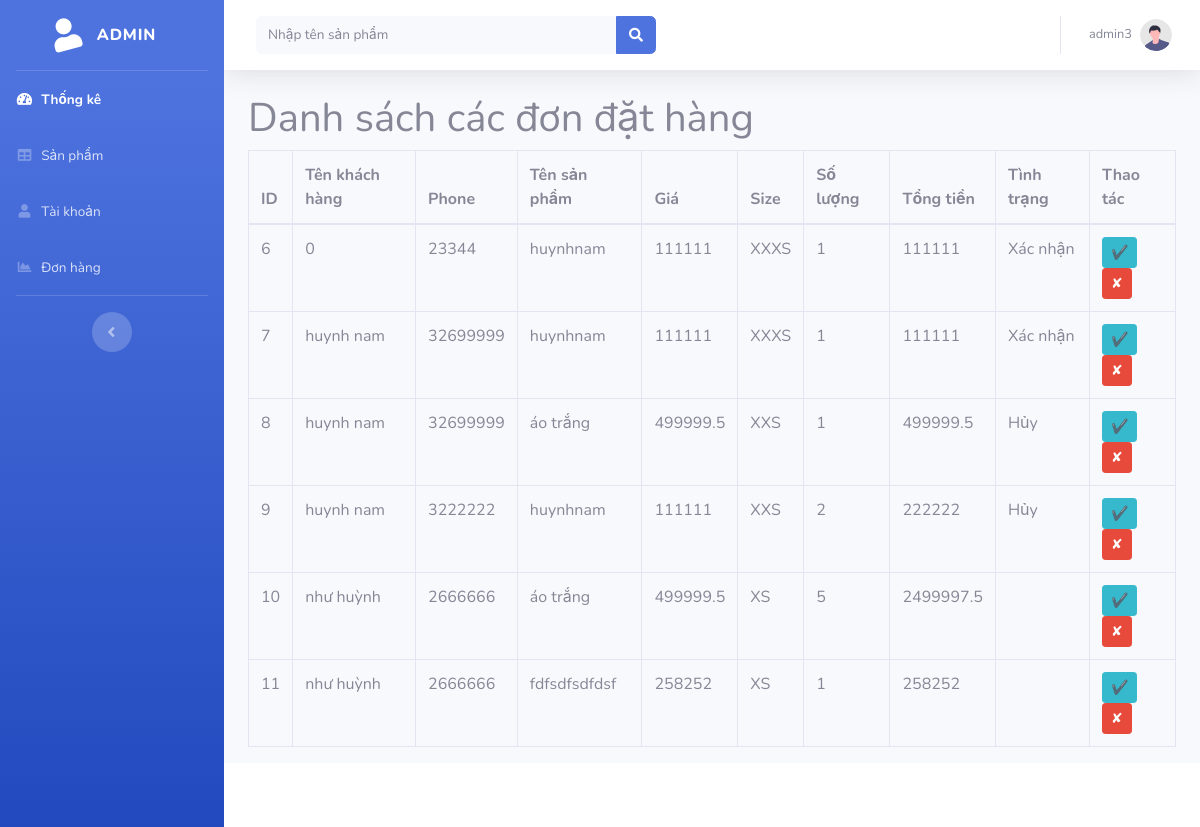
The app's page /order/index (signed in), older data.
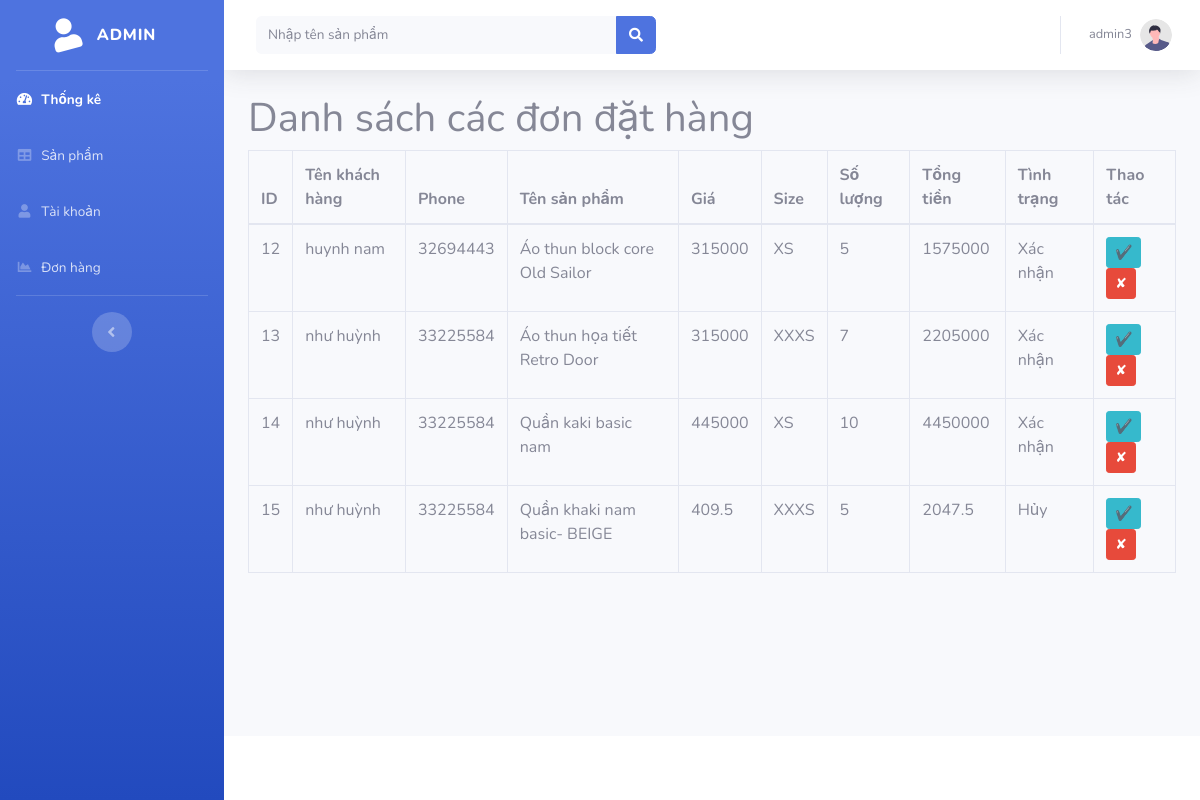
The same page, newer data.
### tables this page shows
CREATE TABLE `orders` (
  `id` int(11) NOT NULL,
  `name` varchar(150) NOT NULL,
  `phone` int(11) NOT NULL,
  `email` varchar(150) NOT NULL,
  `address` varchar(300) NOT NULL,
  `note` varchar(300) NOT NULL,
  `payment` varchar(150) NOT NULL,
  `productID` int(11) NOT NULL,
  `price` double NOT NULL,
  `size` varchar(11) NOT NULL,
  `total` double NOT NULL,
  `quantity` int(11) NOT NULL,
  `action` varchar(150) NOT NULL
);

CREATE TABLE `products` (
  `id` int(11) NOT NULL,
  `name` varchar(150) NOT NULL,
  `description` varchar(500) NOT NULL,
  `price` double NOT NULL,
  `image` varchar(300) DEFAULT NULL,
  `category` varchar(300) NOT NULL,
  `discount` int(11) DEFAULT NULL
);

### index.php (called while the page is built, shortened)
<?php
require_once 'config/database.php';
require_once 'app/models/OrderModel.php';
$url = $_GET['url'] ?? '';
$url = rtrim($url, '/');
$url = filter_var($url, FILTER_SANITIZE_URL);
$url = explode('/', $url);
$action = isset($url[1]) && $url[1] != '' ? $url[1] : 'index';
$controller = new $controllerName();
call_user_func_array([$controller, $action], array_slice($url, 2));

### config/database.php (called while the page is built, shortened)
<?php
class Database {
    private $host = "localhost";
    private $db_name = "shop_clothing";
    private $username = "root";
    private $password = "";
    public function getConnection() {
        $this->conn = null;
        try {
            $this->conn = new PDO("mysql:host=" . $this->host . ";dbname=" . $this->db_name, $this->username, $this->password);
            $this->conn->exec("set names utf8");
        } catch(PDOException $exception) {
            echo "Connection error: " . $exception->getMessage();
        }
        return $this->conn;
    }
}

### app/models/OrderModel.php (called while the page is built, shortened)
<?php
class OrderModel {
    private $conn;
    private $table_name = "orders";
    public function __construct($db) {
        $this->conn = $db;
    }
    public function readAll() {
        $query = "SELECT o.*, p.name AS productName FROM $this->table_name o LEFT JOIN products p ON o.productID = p.id";
        $stmt = $this->conn->prepare($query);
        $stmt->execute();
        return $stmt;
    }
}

### app/views/order/index.php (the view)
<?php include_once 'app/views/share/header.php'; ?>
<div class="row">
    <div class="col-sm-12">
        <h1>Danh sách các đơn đặt hàng</h1>
        <table class="table table-bordered" id="orderTable">
            <thead>
                <tr>
                    <th>ID</th>
                    <th>Tên khách hàng</th>
                    <th>Phone</th>
                    <th>Tên sản phẩm</th>
                    <th>Giá</th>
                    <th>Size</th>
                    <th>Số lượng</th>
                    <th>Tổng tiền</th>
                    <th>Tình trạng</th>
                    <th>Thao tác</th>
                </tr>
            </thead>
            <tbody>
                <?php while ($order = $orders->fetch(PDO::FETCH_ASSOC)) : ?>
                    <tr>
                        <td><?= $order['id'] ?></td>
                        <td><?= $order['name'] ?></td>
                        <td><?= $order['phone'] ?></td>
                        <td><?= $order['productName'] ?></td>
                        <td><?= $order['price'] ?></td>
                        <td><?= $order['size'] ?></td>
                        <td><?= $order['quantity'] ?></td>
                        <td><?= $order['total'] ?></td>
                        <td><?= $order['action'] ?></td>
                        <td>
                            <a href="/shopclothing/order/updateaction/<?= $order['id'] ?>" class="btn btn-sm btn-info">
                            ✔
                            </a>
                            <a href="/shopclothing/order/cancelaction/<?= $order['id'] ?>" class="btn btn-sm btn-danger" onclick="return confirm('Bạn có chắc chắn muốn hủy đơn đặt hàng này?')">
                            ✘
                            </a>
                        </td>
                    </tr>
                <?php endwhile; ?>
            </tbody>
        </table>
    </div>
</div>
<?php include_once 'app/views/share/footer.php'; ?>

Row changes from the older to the newer data that the page shows:
removed orders: id "6", name "0", phone "23344", productID.name "huynhnam", price "111111", size "XXXS", quantity "1", total "111111", action "Xác nhận"
removed orders: id "7", name "huynh nam", phone "32699999", productID.name "huynhnam", price "111111", size "XXXS", quantity "1", total "111111", action "Xác nhận"
removed orders: id "8", name "huynh nam", phone "32699999", productID.name "áo trắng", price "499999.5", size "XXS", quantity "1", total "499999.5", action "Hủy"
removed orders: id "9", name "huynh nam", phone "3222222", productID.name "huynhnam", price "111111", size "XXS", quantity "2", total "222222", action "Hủy"
removed orders: id "10", name "như huỳnh", phone "2666666", productID.name "áo trắng", price "499999.5", size "XS", quantity "5", total "2499997.5"
removed orders: id "11", name "như huỳnh", phone "2666666", productID.name "fdfsdfsdfdsf", price "258252", size "XS", quantity "1", total "258252"
added orders: id "12", name "huynh nam", phone "32694443", productID.name "Áo thun block core Old Sailor", price "315000", size "XS", quantity "5", total "1575000", action "Xác nhận"
added orders: id "13", name "như huỳnh", phone "33225584", productID.name "Áo thun họa tiết Retro Door", price "315000", size "XXXS", quantity "7", total "2205000", action "Xác nhận"
added orders: id "14", name "như huỳnh", phone "33225584", productID.name "Quần kaki basic nam", price "445000", size "XS", quantity "10", total "4450000", action "Xác nhận"
added orders: id "15", name "như huỳnh", phone "33225584", productID.name "Quần khaki nam basic- BEIGE", price "409.5", size "XXXS", quantity "5", total "2047.5", action "Hủy"
